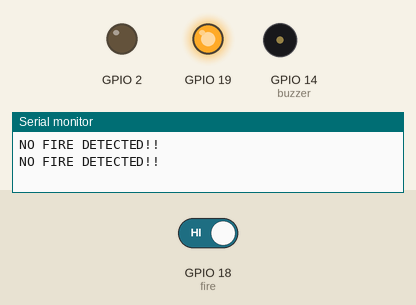
A sketch run on a simulated ESP32. Shown: output pins drawn as LEDs (lit = HIGH), buzzer (waves = sounding, pin HIGH), the last lines printed to the serial monitor. The test bench sets the inputs (shaded band); at power-on: GPIO 18 (fire) HIGH. WiFi joins after 1.5 s; servers stay silent unless stated.

Above: at 5.0 s.
5.1 s: GPIO 18 (fire) driven LOW
At 6.4 s:
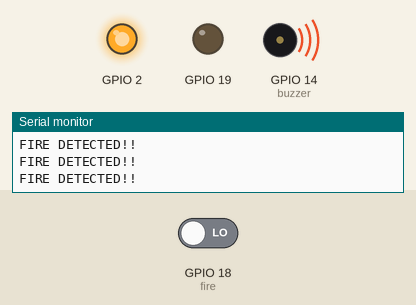
6.8 s: GPIO 18 (fire) driven HIGH
At 7.5 s:
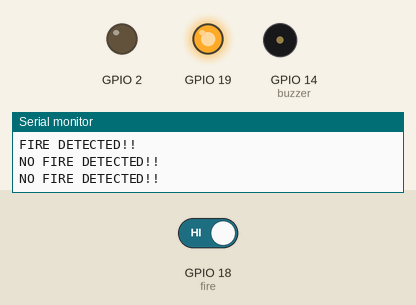
Timing chart, 0 to 9.8 s (numbered marks = the images above; inputs shaded):
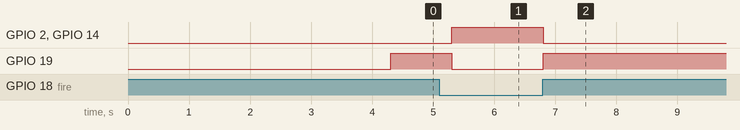

The sketch:

G16_fire_detection.ino
```cpp
#define BLYNK_TEMPLATE_ID "TMPLkOtFt5y-"
#define BLYNK_TEMPLATE_NAME "fdc98"
#define BLYNK_AUTH_TOKEN "WyHXrQ1dtwD70iYLRCqTSvcKJ-OYpCC2"
#define BLYNK_PRINT Serial

#include <WiFi.h>
#include <WiFiClient.h>
#include <BlynkSimpleEsp32.h>

char auth[] = "WyHXrQ1dtwD70iYLRCqTSvcKJ-OYpCC2";
char ssid[] = "abcd";
char pass[] = "zxcvbnm11";

BlynkTimer timer;

#define fire 18
#define buzzer  14
int fire_Val = 0;

WidgetLED led(V1);

void setup() //Setup function - only function that is run in deep sleep mode
{
  Serial.begin(9600); //Start the serial output at 9600 baud
  pinMode(fire, INPUT);
  pinMode(buzzer, OUTPUT);
  pinMode(19, OUTPUT);
  pinMode(2, OUTPUT);
  Blynk.begin(auth, ssid, pass);//Splash screen delay
  delay(2000);
  timer.setInterval(500L, mySensor);
}

void loop() //Loop function
{
  Blynk.run();
  timer.run();
}

void mySensor()
{
  fire_Val = digitalRead(fire);

  if (fire_Val == LOW)
  {
    digitalWrite(buzzer, HIGH);
    digitalWrite(2, HIGH);
    digitalWrite(19, LOW);
    Blynk.virtualWrite(V0, 1);
    Blynk.notify("Fire detected!");
    Blynk.email("9663890904u@gmail.com","Alert","Fire detected!!");
    Blynk.logEvent("fire_alert");
    Serial.println("FIRE DETECTED!!");
    led.on();
  }

  else
  {
    digitalWrite(buzzer, LOW);
    digitalWrite(2, LOW);
    digitalWrite(19, HIGH);
    Blynk.virtualWrite(V0, 0);
    Serial.println("NO FIRE DETECTED!!");
    led.off();
  }
}
```

Measured:
- after the input at 5.1 s, GPIO 2, GPIO 14 (buzzer): LOW → HIGH after 0.20 s; GPIO 19: HIGH → LOW after 0.20 s
- after the input at 6.8 s, GPIO 2, GPIO 14 (buzzer): HIGH → LOW at once; GPIO 19: LOW → HIGH at once
